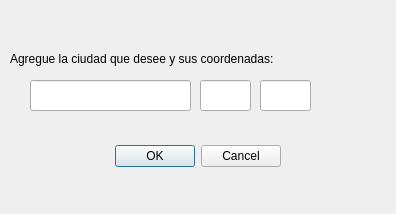
<?xml version="1.0" encoding="UTF-8"?>
<ui version="4.0">
 <class>AgregarCiudad</class>
 <widget class="QDialog" name="AgregarCiudad">
  <property name="geometry">
   <rect>
    <x>0</x>
    <y>0</y>
    <width>396</width>
    <height>214</height>
   </rect>
  </property>
  <property name="windowTitle">
   <string>Agregar ciudad</string>
  </property>
  <widget class="QDialogButtonBox" name="button_Aceptar">
   <property name="geometry">
    <rect>
     <x>110</x>
     <y>140</y>
     <width>171</width>
     <height>32</height>
    </rect>
   </property>
   <property name="orientation">
    <enum>Qt::Horizontal</enum>
   </property>
   <property name="standardButtons">
    <set>QDialogButtonBox::Cancel|QDialogButtonBox::Ok</set>
   </property>
  </widget>
  <widget class="QLineEdit" name="lineEditCiudad">
   <property name="geometry">
    <rect>
     <x>30</x>
     <y>80</y>
     <width>161</width>
     <height>31</height>
    </rect>
   </property>
  </widget>
  <widget class="QLabel" name="label">
   <property name="geometry">
    <rect>
     <x>10</x>
     <y>50</y>
     <width>331</width>
     <height>17</height>
    </rect>
   </property>
   <property name="text">
    <string>Agregue la ciudad que desee y sus coordenadas:</string>
   </property>
  </widget>
  <widget class="QLineEdit" name="lineEditCiudadX">
   <property name="geometry">
    <rect>
     <x>200</x>
     <y>80</y>
     <width>51</width>
     <height>31</height>
    </rect>
   </property>
  </widget>
  <widget class="QLineEdit" name="lineEditCiudadY">
   <property name="geometry">
    <rect>
     <x>260</x>
     <y>80</y>
     <width>51</width>
     <height>31</height>
    </rect>
   </property>
  </widget>
 </widget>
 <resources/>
 <connections>
  <connection>
   <sender>button_Aceptar</sender>
   <signal>accepted()</signal>
   <receiver>AgregarCiudad</receiver>
   <slot>accept()</slot>
   <hints>
    <hint type="sourcelabel">
     <x>248</x>
     <y>254</y>
    </hint>
    <hint type="destinationlabel">
     <x>157</x>
     <y>274</y>
    </hint>
   </hints>
  </connection>
  <connection>
   <sender>button_Aceptar</sender>
   <signal>rejected()</signal>
   <receiver>AgregarCiudad</receiver>
   <slot>reject()</slot>
   <hints>
    <hint type="sourcelabel">
     <x>316</x>
     <y>260</y>
    </hint>
    <hint type="destinationlabel">
     <x>286</x>
     <y>274</y>
    </hint>
   </hints>
  </connection>
 </connections>
</ui>
